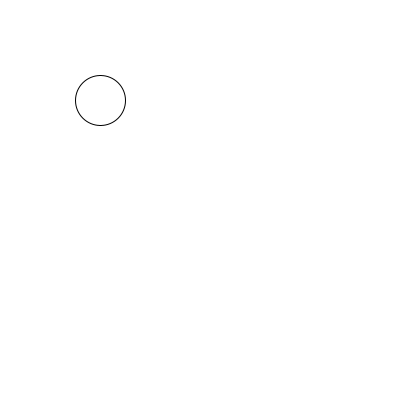
Frame 1 (no input)
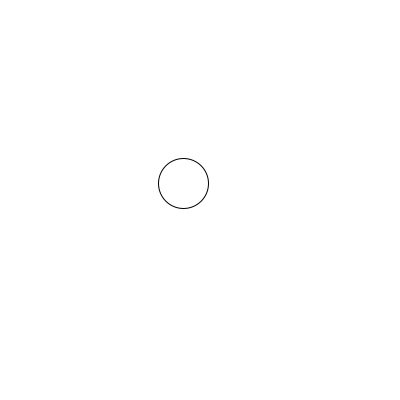
Frame 60 (the mouse pressed at the canvas centre just before this capture)
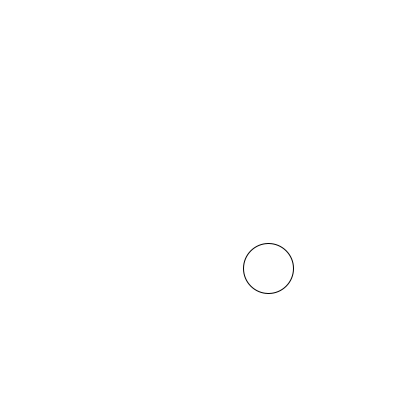
Frame 120 (the mouse held since frame 60 and released just before this capture)

The Processing sketch that drew these frames (run headless with seeded random() and noise(); from frame 60 on, the mouse is pressed at the canvas centre):

// Processing sketch: vectores_v2
// ── vectores_v2.pde
PVector origen, posActual, destino, direccion, auxCheck;
int rapidez;
boolean llego;

void setup(){
  size(400,400);
  origen = new PVector(100,100);
  posActual = origen.copy(); 
  destino = new PVector(300,300);
  direccion = new PVector();
  auxCheck = new PVector();
  rapidez = 2;
  llego = false;
}

void draw(){
  println("origen: "+origen);
  println("posActual: "+posActual);
  println("destino: "+destino);
  println("llegó: "+llego);
  //
  background(255);
  update();
  //
  if(llego==false){
    mover();
    checkPos();
  }
  
}

void update(){
  ellipse(posActual.x,posActual.y,50,50);
}

void mover(){
    direccion = PVector.sub(destino,posActual);
    direccion.normalize();
    direccion.mult(rapidez);
    posActual = posActual.add(direccion);
}

void checkPos(){
  PVector aux = new PVector();
  //
  if(PVector.dist(posActual,destino)<1){
    posActual=destino.copy();
    //change vectors direction
    aux=origen.copy();
    origen=destino.copy();
    destino=aux.copy();
    llego = true;
  }
  else{
    llego = false;
  }
}

void keyPressed(){
  if(llego==true){
    llego=false;
  }
}
